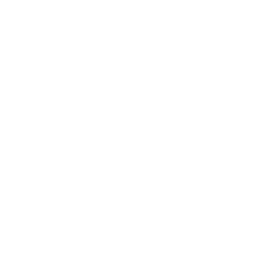
Frame 1 (no input)
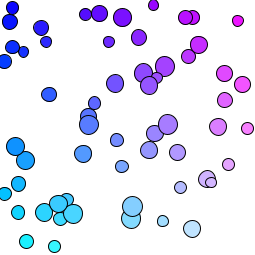
Frame 60 (the mouse pressed at the canvas centre just before this capture)
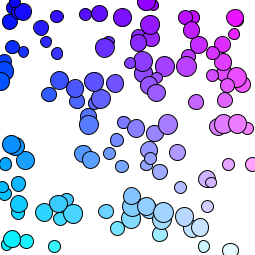
Frame 120 (the mouse held since frame 60 and released just before this capture)

The Processing sketch that drew these frames (run headless with seeded random() and noise(); from frame 60 on, the mouse is pressed at the canvas centre):

// Processing sketch: processing_163358
// ── processing_163358.pde

  float x;
  float y;
  float diam;

void setup(){
  size(255,255);
  background(255);
}

  void draw(){
    fill(x,y,255);
    ellipse (x, y, diam, diam);
    
    x=random(width);
    y= random(height);
    diam = random(10, 20);
    }

 

  
